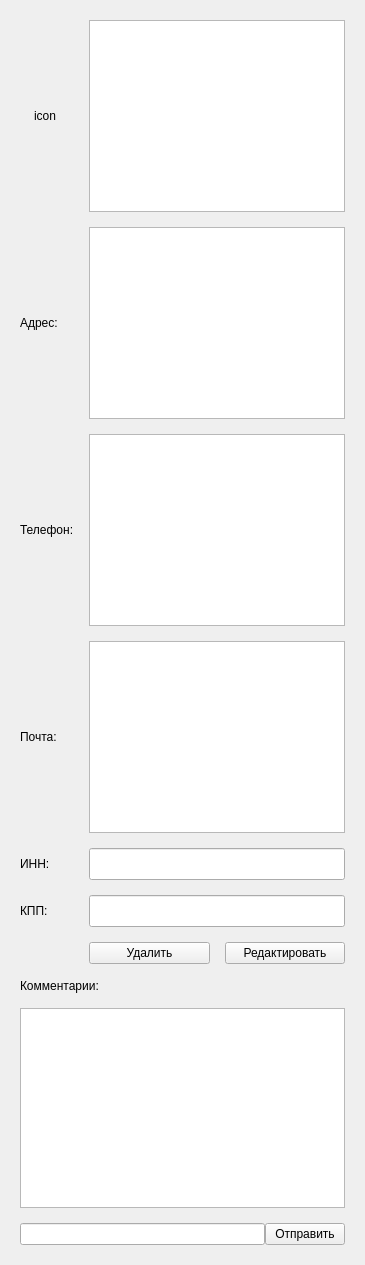
                <widget class="QWidget" name="pageProfile">
                 <layout class="QVBoxLayout" name="verticalLayout_9">
                  <property name="spacing">
                   <number>15</number>
                  </property>
                  <property name="leftMargin">
                   <number>20</number>
                  </property>
                  <property name="topMargin">
                   <number>20</number>
                  </property>
                  <property name="rightMargin">
                   <number>20</number>
                  </property>
                  <property name="bottomMargin">
                   <number>20</number>
                  </property>
                  <item>
                   <layout class="QGridLayout" name="gridLayout">
                    <item row="2" column="0">
                     <widget class="QLabel" name="label_2">
                      <property name="text">
                       <string>Телефон:</string>
                      </property>
                     </widget>
                    </item>
                    <item row="4" column="0">
                     <widget class="QLabel" name="label_5">
                      <property name="text">
                       <string>ИНН:</string>
                      </property>
                     </widget>
                    </item>
                    <item row="3" column="0">
                     <widget class="QLabel" name="label_4">
                      <property name="text">
                       <string>Почта:</string>
                      </property>
                     </widget>
                    </item>
                    <item row="1" column="2">
                     <widget class="QTextEdit" name="textEdit_2">
                      <property name="sizePolicy">
                       <sizepolicy hsizetype="Expanding" vsizetype="Maximum">
                        <horstretch>0</horstretch>
                        <verstretch>0</verstretch>
                       </sizepolicy>
                      </property>
                      <property name="minimumSize">
                       <size>
                        <width>0</width>
                        <height>32</height>
                       </size>
                      </property>
                     </widget>
                    </item>
                    <item row="5" column="0">
                     <widget class="QLabel" name="label_6">
                      <property name="text">
                       <string>КПП:</string>
                      </property>
                     </widget>
                    </item>
                    <item row="2" column="2">
                     <widget class="QTextEdit" name="textEdit">
                      <property name="sizePolicy">
                       <sizepolicy hsizetype="Expanding" vsizetype="Maximum">
                        <horstretch>0</horstretch>
                        <verstretch>0</verstretch>
                       </sizepolicy>
                      </property>
                      <property name="minimumSize">
                       <size>
                        <width>0</width>
                        <height>32</height>
                       </size>
                      </property>
                     </widget>
                    </item>
                    <item row="3" column="2">
                     <widget class="QTextEdit" name="textEdit_4">
                      <property name="sizePolicy">
                       <sizepolicy hsizetype="Expanding" vsizetype="Maximum">
                        <horstretch>0</horstretch>
                        <verstretch>0</verstretch>
                       </sizepolicy>
                      </property>
                      <property name="minimumSize">
                       <size>
                        <width>0</width>
                        <height>32</height>
                       </size>
                      </property>
                     </widget>
                    </item>
                    <item row="0" column="0">
                     <widget class="QLabel" name="labelOrganizationIcon">
                      <property name="minimumSize">
                       <size>
                        <width>50</width>
                        <height>50</height>
                       </size>
                      </property>
                      <property name="maximumSize">
                       <size>
                        <width>50</width>
                        <height>50</height>
                       </size>
                      </property>
                      <property name="text">
                       <string>icon</string>
                      </property>
                      <property name="alignment">
                       <set>Qt::AlignCenter</set>
                      </property>
                     </widget>
                    </item>
                    <item row="0" column="2">
                     <widget class="QTextEdit" name="textEdit_3">
                      <property name="sizePolicy">
                       <sizepolicy hsizetype="Expanding" vsizetype="Maximum">
                        <horstretch>0</horstretch>
                        <verstretch>0</verstretch>
                       </sizepolicy>
                      </property>
                      <property name="minimumSize">
                       <size>
                        <width>0</width>
                        <height>32</height>
                       </size>
                      </property>
                     </widget>
                    </item>
                    <item row="1" column="0">
                     <widget class="QLabel" name="label_3">
                      <property name="text">
                       <string>Адрес:</string>
                      </property>
                     </widget>
                    </item>
                    <item row="6" column="2">
                     <layout class="QHBoxLayout" name="horizontalLayout_7">
                      <item>
                       <widget class="QPushButton" name="pushButtonOrganizationDelete">
                        <property name="text">
                         <string>Удалить</string>
                        </property>
                       </widget>
                      </item>
                      <item>
                       <widget class="QPushButton" name="pushButtonOrganizationEdit">
                        <property name="text">
                         <string>Редактировать</string>
                        </property>
                       </widget>
                      </item>
                     </layout>
                    </item>
                    <item row="5" column="2">
                     <widget class="QLineEdit" name="lineEdit">
                      <property name="minimumSize">
                       <size>
                        <width>0</width>
                        <height>32</height>
                       </size>
                      </property>
                     </widget>
                    </item>
                    <item row="4" column="2">
                     <widget class="QLineEdit" name="lineEdit_2">
                      <property name="minimumSize">
                       <size>
                        <width>0</width>
                        <height>32</height>
                       </size>
                      </property>
                     </widget>
                    </item>
                   </layout>
                  </item>
                  <item>
                   <widget class="QLabel" name="label">
                    <property name="text">
                     <string>Комментарии:</string>
                    </property>
                   </widget>
                  </item>
                  <item>
                   <widget class="QListView" name="listView">
                    <property name="sizePolicy">
                     <sizepolicy hsizetype="Expanding" vsizetype="Fixed">
                      <horstretch>0</horstretch>
                      <verstretch>0</verstretch>
                     </sizepolicy>
                    </property>
                    <property name="minimumSize">
                     <size>
                      <width>0</width>
                      <height>200</height>
                     </size>
                    </property>
                   </widget>
                  </item>
                  <item>
                   <layout class="QHBoxLayout" name="horizontalLayout_8">
                    <property name="spacing">
                     <number>0</number>
                    </property>
                    <item>
                     <widget class="QLineEdit" name="lineEditOrganizationComment"/>
                    </item>
                    <item>
                     <widget class="QPushButton" name="pushButtonOrganizationSend">
                      <property name="text">
                       <string>Отправить</string>
                      </property>
                     </widget>
                    </item>
                   </layout>
                  </item>
                 </layout>
                </widget>
